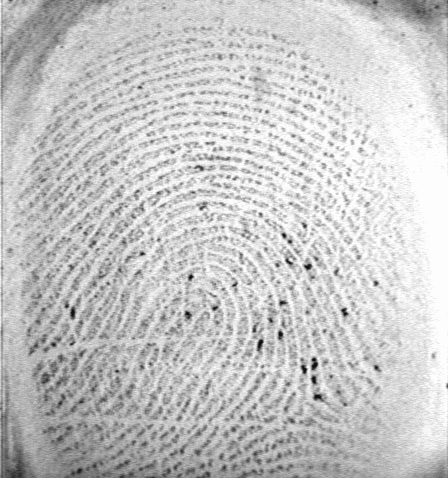
#> input picture 105_2.tif, 448 x 478 px
$ jupyter execute main.ipynb
#> lines starting #> are read from the running program, lines starting #| are printed output that depends on the picture
[cell 1]
import numpy as np
import scipy.signal as sig
import imageio
import matplotlib.pyplot as plt

[cell 2]
def ricker_wavelet(points, a):
    """Genera una wavelet de Ricker (Mexican hat) para simular pulso ultrasónico."""
    A = 2 / (np.sqrt(3 * a) * (np.pi**0.25))
    wsq = a**2
    x = np.linspace(-points/2, points/2, points)
    return A * (1 - (x**2/wsq)) * np.exp(-x**2/(2*wsq))

def simulate_echo(image_path, fs=50e6, fc=15e6, c=1540, dz=0.05e-3, snr_db=20):
    """
    Simula eco ultrasónico a partir de una imagen de huella.

    Args:
        image_path: ruta a la imagen en escala de grises.
        fs: frecuencia de muestreo (Hz).
        fc: frecuencia de portadora (Hz).
        c: velocidad del sonido en tejido (m/s).
        dz: espesor de cada píxel (m).
        snr_db: relación señal/ruido deseada (dB).
    Returns:
        t: vector de tiempos.
        echo: señal simulada con ruido.
    """
#> called with image_path = '105_2.tif', fs = 50000000, fc = 15000000, c = 1540, dz = 5e-05, snr_db = 20
    # Carga la imagen y normaliza amplitudes
    img = imageio.imread(image_path).astype(np.float32) / 255.0
#> img: shape (478, 448) float32; min 0.0627, max 0.992, mean 0.781
    nz, nx = img.shape
#> nz = 478; nx = 448

    # Diseña pulso: Ricker wavelet modulada en fc
    pts = int(fs / fc * 6)  # ~6 ciclos
    w = ricker_wavelet(pts, a=2.0)
    t_w = np.arange(pts) / fs
    carrier = np.cos(2*np.pi*fc*t_w)
    pulse = sig.convolve(w, carrier, mode='same')  # pulso banda ancha

    # Tiempo máximo según profundidad
    max_depth = nz * dz
#> max_depth = 0.0239
    t_max = 2 * max_depth / c
#> t_max = 3.1e-05
    nt = int(t_max * fs) + pts
#> nt = 1571

    echoes = np.zeros((nx, nt))  # nx columnas, nt muestras por eco
    for j in range(nx):
        for i in range(nz):
            amp = img[i, j]
            t_delay = 2 * (i * dz) / c
            idx = int(t_delay * fs)
            echoes[j, idx:idx+pts] += amp * pulse
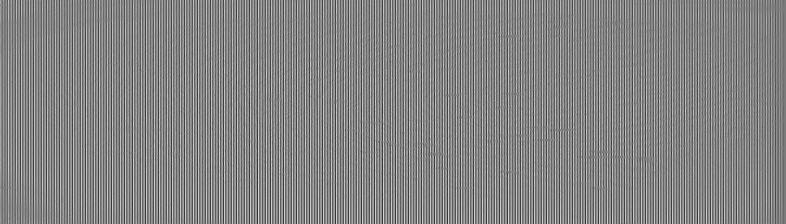
#> echoes: shape (448, 1571) float64 (shown at 1/2 size); min -0.687, max 0.736, mean 0.0475; drawn with min black and max white

    # [5 lines of commented-out code are left out]

    t = np.arange(nt) / fs
#> t = 1571 values from 0 to 3.14e-05
    return t, echoes

[cell 3]
img_path = "105_2.tif"
t, echoes = simulate_echo(img_path)
#> t = 1571 values from 0 to 3.14e-05

[cell 4]
# Visualiza la imagen original
img = imageio.imread(img_path)
#> img is the input picture: shape (478, 448); min 16, max 253, mean 199.2
plt.figure(figsize=(8,4))
plt.imshow(img, cmap='gray')
plt.title("Imagen de huella")
plt.axis('off')
plt.show()

[cell 5]
# Plot 3D de la señal
fig = plt.figure(figsize=(10, 6))
ax = fig.add_subplot(111, projection='3d')
X, Y = np.meshgrid(t*1e6, np.arange(echoes.shape[0]))
ax.plot_surface(X, Y, echoes, cmap='viridis')
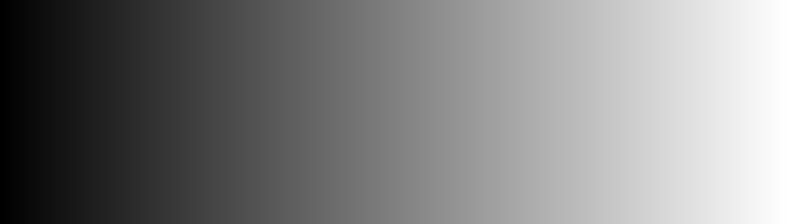
#> X: shape (448, 1571) float64 (shown at 1/2 size); min 0, max 31.4, mean 15.7; drawn with min black and max white
ax.set_xlabel('Tiempo (µs)')
ax.set_ylabel('Profundidad (píxeles)')
ax.set_zlabel('Amplitud')
ax.set_title('Simulación de eco ultrasónico')
plt.show()
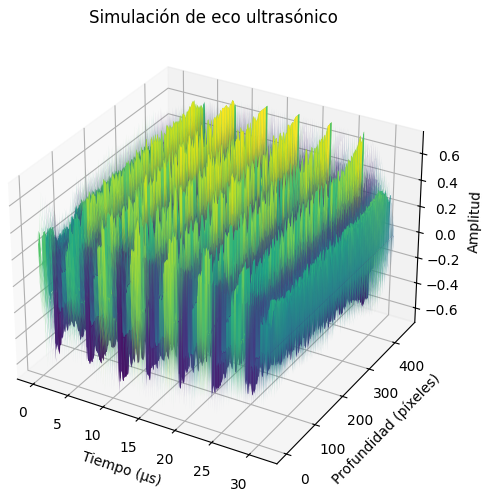
#> figure drawn by matplotlib, 1 panel
